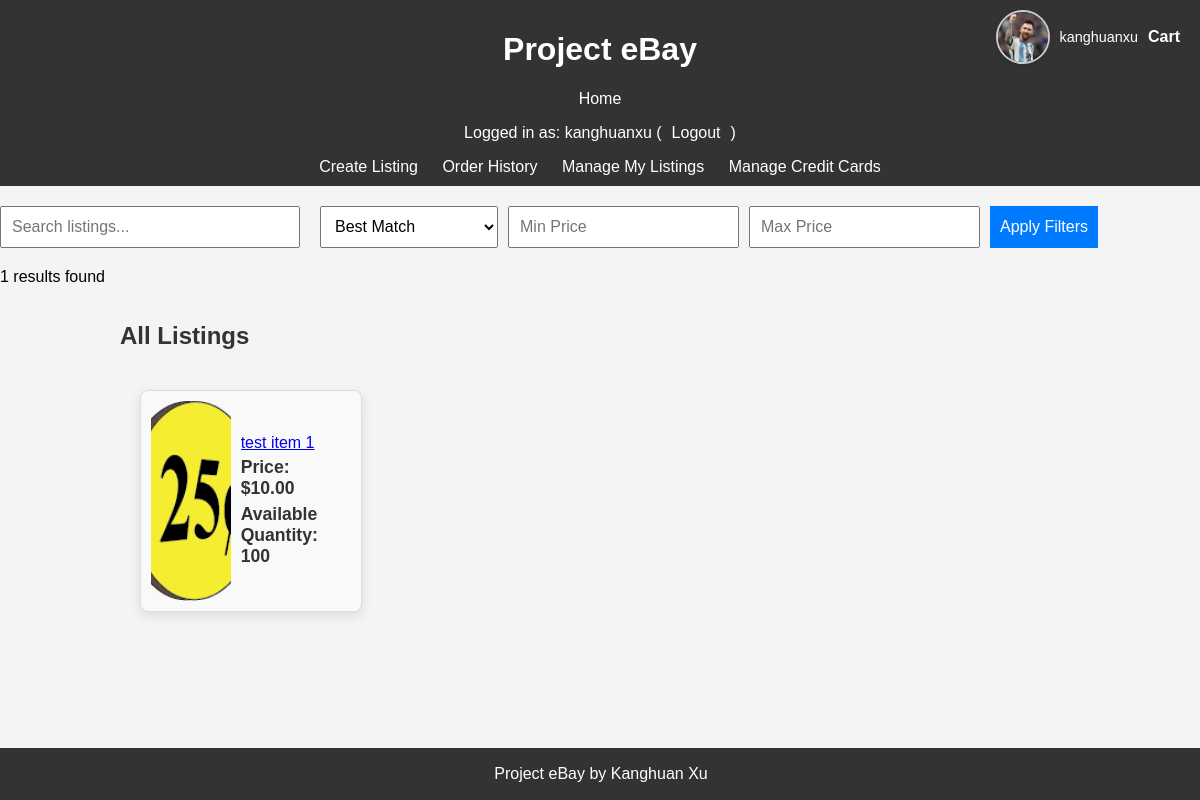
The app's page / (signed in), older data.
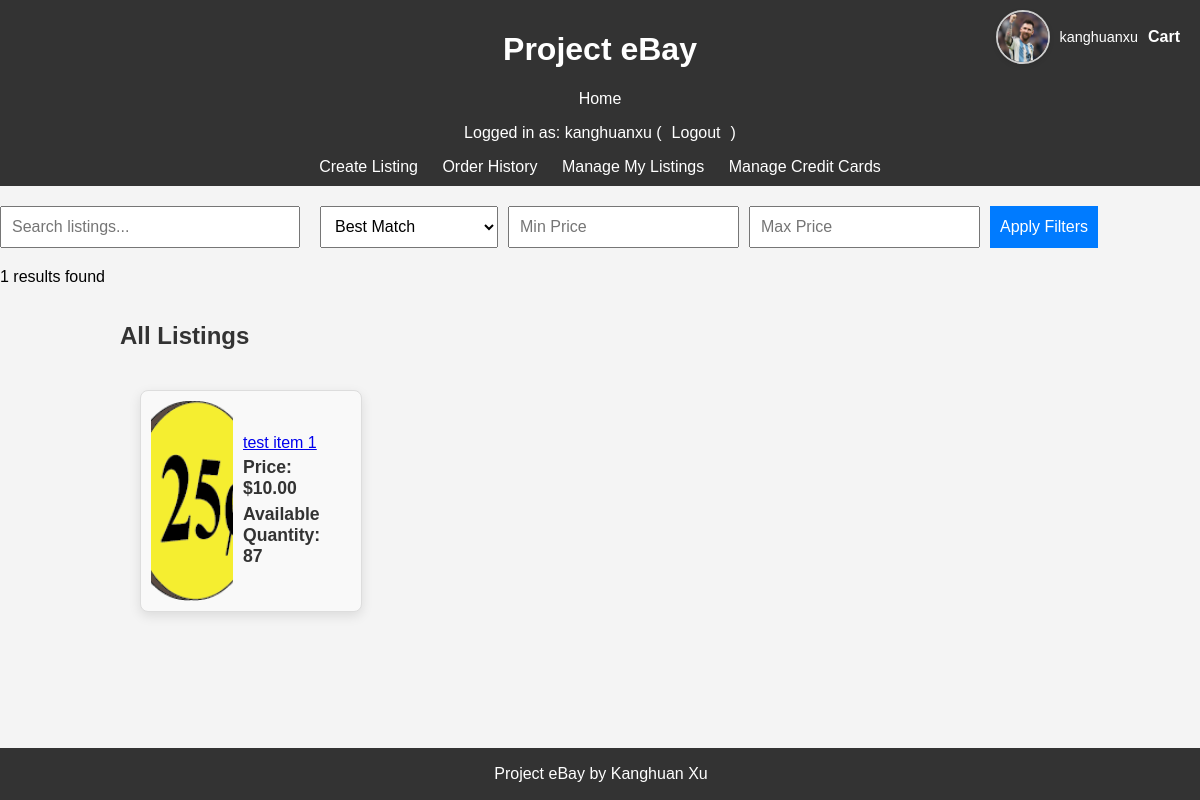
The same page, newer data.
### project/models.py (models this page shows, shortened)
class Listing(models.Model):
    name = models.CharField(max_length=200) # Name of the item
    description = models.TextField() # Description of the item
    price = models.DecimalField(max_digits=10, decimal_places=2) # Price of the item
    image = models.ImageField(upload_to='listing_images/', blank=True, null=True) # Image of the item
    category = models.CharField(max_length=100) # Category the item belongs to
    created_at = models.DateTimeField(auto_now_add=True) # Timestamp for when the item was listed
    expires_at = models.DateTimeField() # Expiration timestamp for the listing
    user = models.ForeignKey(User, on_delete=models.CASCADE, related_name="listings")  # Link to User
    sold = models.BooleanField(default=False)  # Track sold status
    quantity = models.PositiveIntegerField(default=1)

### project/views.py (the view)
# urls.py: path('', ShowHomeView.as_view(), name='home'),
class ShowHomeView(View):
    def get(self, request, *args, **kwargs):
        query = request.GET.get('q', '')  # Search query
        sort_by = request.GET.get('sort', 'best_match')  # Sorting option
        min_price = request.GET.get('min_price')  # Minimum price filter
        max_price = request.GET.get('max_price')  # Maximum price filter
        if request.user.is_authenticated:
            listings = Listing.objects.filter(sold=False).exclude(user=request.user)
        else:
            listings = Listing.objects.filter(sold=False).all()
        if query:
            listings = listings.filter(
                Q(name__icontains=query) |
                Q(description__icontains=query) |
                Q(category__icontains=query)
            )
        if min_price:
            listings = listings.filter(price__gte=min_price)
        if max_price:
            listings = listings.filter(price__lte=max_price)
        if sort_by == 'newly_listed':
            listings = listings.order_by('-created_at')
        elif sort_by == 'ending_soon':
            listings = listings.order_by('expires_at')
        elif sort_by == 'price_low_high':
            listings = listings.order_by('price')
        elif sort_by == 'price_high_low':
            listings = listings.order_by('-price')
        result_count = listings.count()
        return render(request, 'project/home.html', {
            'listings': listings,
            'query': query,
            'sort_by': sort_by,
            'min_price': min_price,
            'max_price': max_price,
            'result_count': result_count,
        })

### project/templates/project/home.html (shortened to what this page needs)
{% extends 'project/base.html' %}
{% load static %}
{% block content %}
    <div class="user-profile-header">
        {% if user.is_authenticated %}
            <a href="{% url 'user_profile' user.pk %}" class="user-profile-link">
                {% if user.profile.profile_image %}
                    <img src="{{ user.profile.profile_image.url }}" alt="{{ user.username }}" class="user-profile-image">
                {% else %}
                    <img src="{% static 'images/default_profile.jpg' %}" alt="{{ user.username }}" class="user-profile-image">
                {% endif %}
            </a>
            <p>{{ user.username }}</p>
            <a href="{% url 'cart' %}">Cart</a>
        {% else %}
            <p>Welcome, Mini eBay user! <a href="{% url 'login' %}">Log in</a></p>
        {% endif %}
    </div>
    <form method="get" action="{% url 'home' %}" class="filter-form">
        <input type="text" name="q" placeholder="Search listings..." value="{{ query }}" class="search-input">
        <select name="sort" class="sort-dropdown">
            <option value="best_match" {% if sort_by == "best_match" %}selected{% endif %}>Best Match</option>
        </select>
        <input type="number" name="min_price" placeholder="Min Price" value="{{ min_price }}" class="price-filter">
        <input type="number" name="max_price" placeholder="Max Price" value="{{ max_price }}" class="price-filter">
        <button type="submit" class="filter-button">Apply Filters</button>
    </form>
    <p>{{ result_count }} results found</p>
    <h2>All Listings</h2>
    {% if listings %}
        <div class="listing-cards">
            {% for listing in listings %}
                <div class="card">
                    <a href="{% url 'listing_detail' listing.pk %}">
                        {% if listing.image %}
                            <img src="{{ listing.image.url }}" alt="{{ listing.name }}" class="listing-image">
                        {% endif %}
                    </a>
                    <div class="card-details">
                        <h3><a href="{% url 'listing_detail' listing.pk %}">{{ listing.name }}</a></h3>
                        <p>Price: ${{ listing.price }}</p>
                        <p>Available Quantity: {{ listing.quantity }}</p>
                    </div>
                </div>
            {% endfor %}
        </div>
    {% else %}
        <p>No listings match your search.</p>
    {% endif %}
{% endblock %}

Row changes from the older to the newer data that the page shows:
changed Listing "test item 1": quantity "100" → "87"
